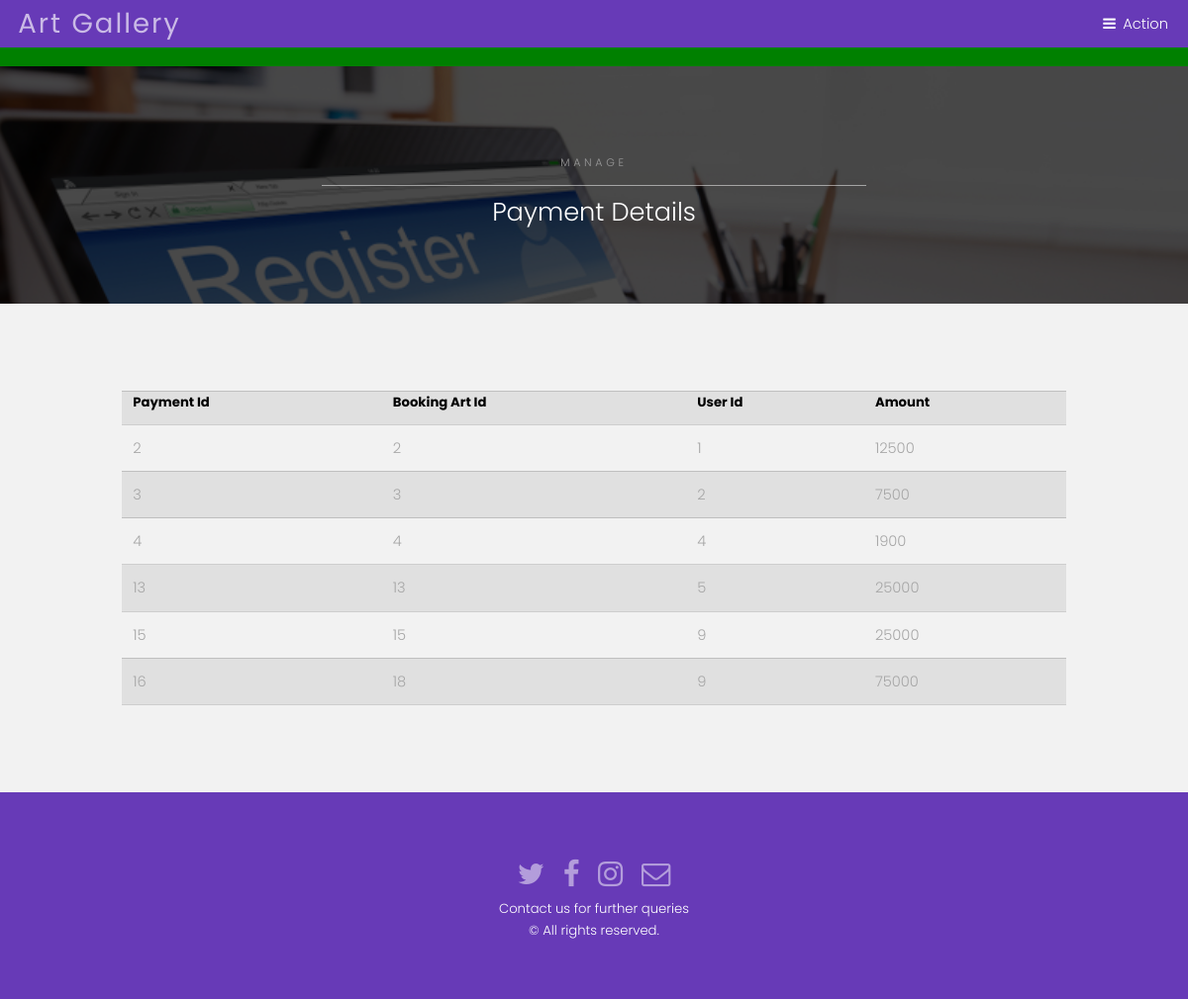
The page /seller/view_payment_detail.php on the database its author committed.
### tables this page shows
CREATE TABLE `payment_info` (
  `pay_id` int(10) NOT NULL,
  `bart_id` int(10) NOT NULL,
  `cust_id` int(10) NOT NULL,
  `pay_amount` int(10) NOT NULL
);

### seller/view_payment_detail.php (the view, shortened to what this page needs)
<?php include("header/header.php");?>
<section id="One" class="wrapper style3">
   <div class="inner">
      <header class="align-center">
         <p>MANAGE</p>
         <h2>Payment Details</h2>
      </header>
   </div>
</section>
<section id="two" class="wrapper style2">
   <div class="content" style="overflow-x:auto"><?php
      $sql = "select * from payment_info";
      $run = mysqli_query( $con, $sql );
      echo "<table class='container divform'>
      	<tr>
      	<th>Payment Id</th>
      <th>Booking Art Id</mmth>
      <th> User Id</th>
      <th>Amount</th>
      	</tr>";
      while ( $result = mysqli_fetch_array( $run ) ) {
      	echo "<tr>
      <td>$result[0]</td>
      <td>$result[1]</td>
      <td>$result[2]</td>
      <td>$result[3]</td>
      		</tr>";
      }
      echo "</table>";
      ?> </div>
</section>
<?php include( "../footer/footer.php" );?>

### seller/header/header.php (shortened to what this page needs)
<!doctype html>
<html lang="en" class="gr__localhost" style="
    margin-top: 67px;
    background-color: GREEN;
">
<head>
<link rel="stylesheet" href="../assets/css/main.css" />
</head>
<header>
<nav class="#header">
			<header id="header" class="alt">
				<div class="logo"><a href="index.php"> <span>Art Gallery</span></a></div>
				<a href="#menu"><p class="custom-para">Action</p></a>
			</header>
</nav>
</header>
<body>

### footer/footer.php (shortened to what this page needs)
<footer id="footer">
   <div class="container">
      <ul class="icons">
         <li><a href="#" class="icon fa-twitter"><span class="label">Twitter</span></a></li>
         <li><a href="#" class="icon fa-facebook"><span class="label">Facebook</span></a></li>
         <li><a href="#" class="icon fa-instagram"><span class="label">Instagram</span></a></li>
         <li><a href="#" class="icon fa-envelope-o"><span class="label">Email</span></a></li>
      </ul>
   </div>
   <div class="copyright">
      <div class="footer text-center"> Contact us for further queries </div>
      &copy; All rights reserved.
   </div>
</footer>
</body>
</html>

### rows shown on the page
payment_info: pay_id "2", bart "2", cust "1", pay_amount "12500"
payment_info: pay_id "3", bart "3", cust "2", pay_amount "7500"
payment_info: pay_id "4", bart "4", cust "4", pay_amount "1900"
payment_info: pay_id "13", bart "13", cust "5", pay_amount "25000"
payment_info: pay_id "15", bart "15", cust "9", pay_amount "25000"
payment_info: pay_id "16", bart "18", cust "9", pay_amount "75000"
